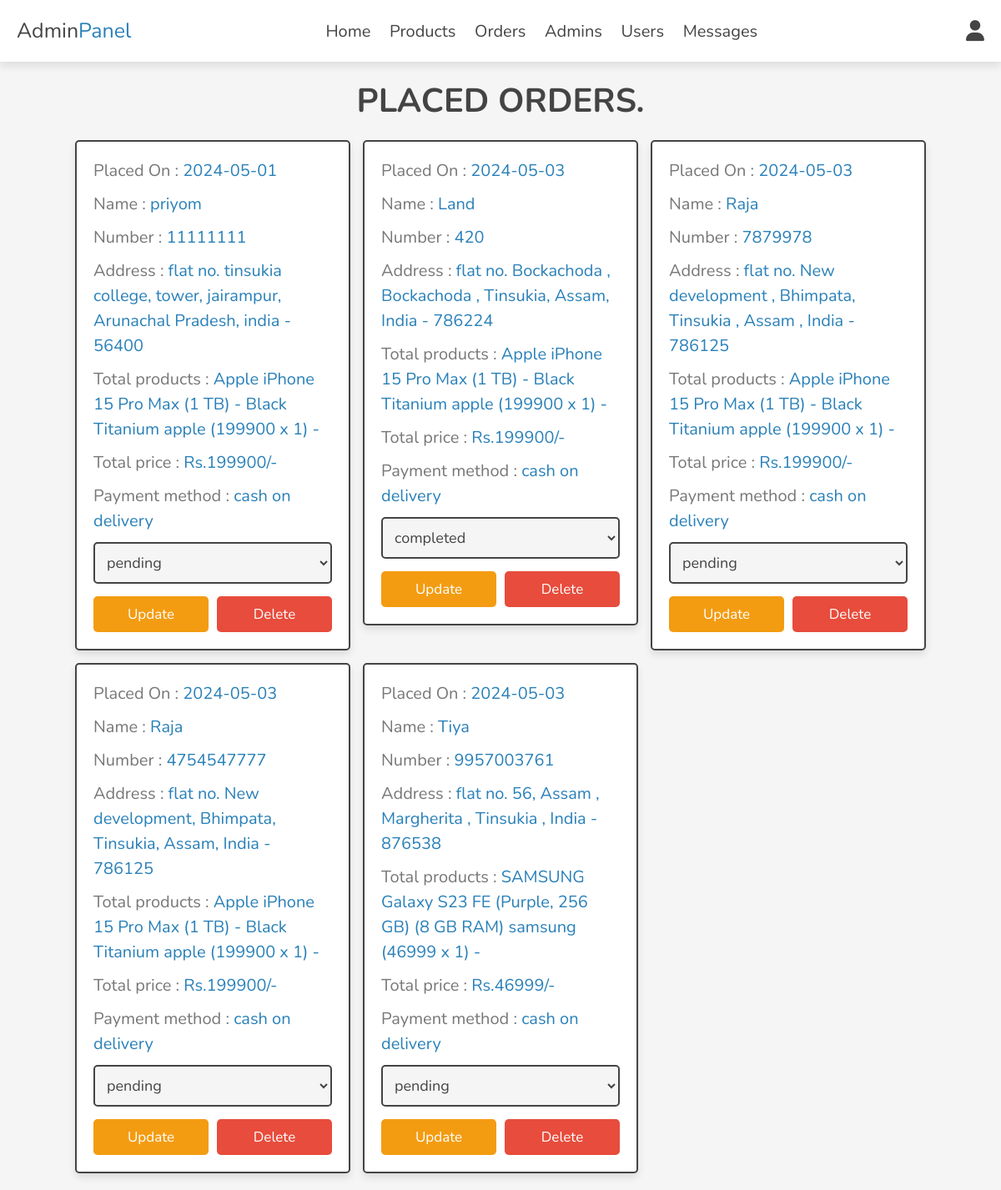
/admin/placed_orders.php (signed in), run on the app's committed database.
### tables this page shows
CREATE TABLE `orders` (
  `id` int(100) NOT NULL,
  `user_id` int(100) NOT NULL,
  `name` varchar(20) NOT NULL,
  `number` varchar(10) NOT NULL,
  `email` varchar(50) NOT NULL,
  `method` varchar(50) NOT NULL,
  `address` varchar(500) NOT NULL,
  `total_products` varchar(1000) NOT NULL,
  `total_price` int(100) NOT NULL,
  `placed_on` date NOT NULL DEFAULT current_timestamp(),
  `payment_status` varchar(20) NOT NULL DEFAULT 'pending'
);

### admin/placed_orders.php (the view, shortened to what this page needs)
<?php
include '../components/connect.php';
?>
<!DOCTYPE html>
<html lang="en">
<head>
   <link rel="stylesheet" href="https://cdnjs.cloudflare.com/ajax/libs/font-awesome/6.1.1/css/all.min.css">
   <link rel="stylesheet" href="../css/admin_style.css">
</head>
<body>
<?php include '../components/admin_header.php'; ?>
<section class="orders">
<h1 class="heading">Placed Orders.</h1>
<div class="box-container">
   <?php
      $select_orders = $conn->prepare("SELECT * FROM `orders`");
      $select_orders->execute();
      if($select_orders->rowCount() > 0){
         while($fetch_orders = $select_orders->fetch(PDO::FETCH_ASSOC)){
   ?>
   <div class="box">
      <p> Placed On : <span><?= $fetch_orders['placed_on']; ?></span> </p>
      <p> Name : <span><?= $fetch_orders['name']; ?></span> </p>
      <p> Number : <span><?= $fetch_orders['number']; ?></span> </p>
      <p> Address : <span><?= $fetch_orders['address']; ?></span> </p>
      <p> Total products : <span><?= $fetch_orders['total_products']; ?></span> </p>
      <p> Total price : <span>Rs.<?= $fetch_orders['total_price']; ?>/-</span> </p>
      <p> Payment method : <span><?= $fetch_orders['method']; ?></span> </p>
      <form action="" method="post">
         <select name="payment_status" class="select">
            <option selected disabled><?= $fetch_orders['payment_status']; ?></option>
         </select>
        <div class="flex-btn">
         <input type="submit" value="update" class="option-btn" name="update_payment">
         <a href="placed_orders.php?delete=<?= $fetch_orders['id']; ?>" class="delete-btn" onclick="return confirm('delete this order?');">delete</a>
        </div>
      </form>
   </div>
   <?php
         }
      }else{
         echo '<p class="empty">no orders placed yet!</p>';
      }
   ?>
</div>
</section>
</body>
</html>

### components/admin_header.php (shortened to what this page needs)
<header class="header">
   <section class="flex">
      <a href="../admin/dashboard.php" class="logo">Admin<span>Panel</span></a>
      <nav class="navbar">
         <a href="../admin/dashboard.php">Home</a>
         <a href="../admin/products.php">Products</a>
         <a href="../admin/placed_orders.php">Orders</a>
         <a href="../admin/admin_accounts.php">Admins</a>
         <a href="../admin/users_accounts.php">Users</a>
         <a href="../admin/messages.php">Messages</a>
      </nav>
      <div class="icons">
         <div id="user-btn" class="fas fa-user"></div>
      </div>
   </section>
</header>

### css/admin_style.css (style rules this page uses)
:root { --main-color:#2980b9; --orange:#f39c12; --red:#e74c3c; --black:#444; --white:#fff; --light-color:#777; --light-bg:#f5f5f5; --border:.2rem solid var(--black); --box-shadow:0 .5rem 1rem rgba(0,0,0,.1); }
* { font-family: 'Nunito', sans-serif; margin:0; padding:0; box-sizing: border-box; outline: none; border:none; text-decoration: none; }
html { font-size: 62.5%; overflow-x: hidden; }
body { background-color: var(--light-bg); }
section { padding:2rem; max-width: 1200px; margin:0 auto; }
.heading { font-size: 4rem; color:var(--black); margin-bottom: 2rem; text-align: center; text-transform: uppercase; }
.btn, .delete-btn, .option-btn { display: block; width: 100%; margin-top: 1rem; border-radius: .5rem; padding:1rem 3rem; font-size: 1.7rem; text-transform: capitalize; color:var(--white); cursor: pointer; text-align: center; }
.option-btn { background-color: var(--orange); }
.delete-btn { background-color: var(--red); }
.flex-btn { display: flex; gap:1rem; }
.header { position: sticky; top:0; left:0; right:0; background-color: var(--white); box-shadow: var(--box-shadow); z-index: 1000; }
.header .flex { display: flex; align-items: center; justify-content: space-between; position: relative; }
.header .flex .logo { font-size: 2.5rem; color:var(--black); }
.header .flex .logo span { color:var(--main-color); }
.header .flex .navbar a { margin:0 1rem; font-size: 2rem; color:var(--black); }
.header .flex .icons div { margin-left: 1.7rem; font-size: 2.5rem; cursor: pointer; color:var(--black); }
.orders .box-container { display: grid; grid-template-columns: repeat(auto-fit, 33rem); gap:1.5rem; align-items: flex-start; justify-content: center; }
.orders .box-container .box { padding:2rem; padding-top: 1rem; border-radius: .5rem; border:var(--border); background-color: var(--white); box-shadow: var(--box-shadow); }
.orders .box-container .box p { line-height: 1.5; font-size: 2rem; color:var(--light-color); margin:1rem 0; }
.orders .box-container .box p span { color:var(--main-color); }
.orders .box-container .select { margin-bottom: .5rem; width: 100%; background-color: var(--light-bg); padding:1rem; font-size: 1.8rem; color:var(--black); border-radius: .5rem; border:var(--border); }

### data on the page
orders: placed_on "2024-05-01", name "priyom", number "11111111", address "flat no. tinsukia college, tower, jairampur, Arunachal Pradesh, india - 56400", total_products "Apple iPhone 15 Pro Max (1 TB) - Black Titanium apple (199900 x 1) -", total_price "199900", method "cash on delivery", payment_status "pending"
orders: placed_on "2024-05-03", name "Land", number "420", address "flat no. Bockachoda , Bockachoda , Tinsukia, Assam, India - 786224", total_products "Apple iPhone 15 Pro Max (1 TB) - Black Titanium apple (199900 x 1) -", total_price "199900", method "cash on delivery", payment_status "completed"
orders: placed_on "2024-05-03", name "Raja", number "7879978", address "flat no. New development , Bhimpata, Tinsukia , Assam , India - 786125", total_products "Apple iPhone 15 Pro Max (1 TB) - Black Titanium apple (199900 x 1) -", total_price "199900", method "cash on delivery", payment_status "pending"
orders: placed_on "2024-05-03", name "Raja", number "4754547777", address "flat no. New development, Bhimpata, Tinsukia, Assam, India - 786125", total_products "Apple iPhone 15 Pro Max (1 TB) - Black Titanium apple (199900 x 1) -", total_price "199900", method "cash on delivery", payment_status "pending"
orders: placed_on "2024-05-03", name "Tiya", number "9957003761", address "flat no. 56, Assam , Margherita , Tinsukia , India - 876538", total_products "SAMSUNG Galaxy S23 FE (Purple, 256 GB) (8 GB RAM) samsung (46999 x 1) -", total_price "46999", method "cash on delivery", payment_status "pending"
